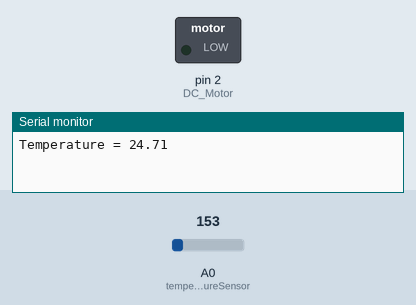
A sketch run on a simulated Arduino Uno, built with avr-gcc and run on an emulated ATmega328P. Shown: switched loads named in the sketch (green lamp = pin HIGH), the last lines printed to the serial monitor. Inputs (shaded band) come from the test bench; at power-on: A0 (temperatureSensor) = 153.

Above: at 0.1 s.
At 1.1 s:
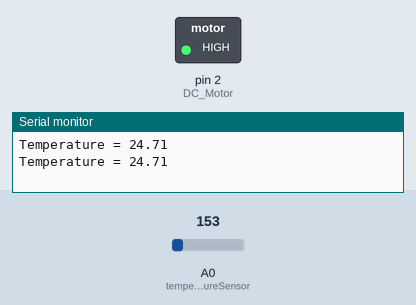
Timing chart, 0 to 2.6 s (numbered marks = the images above):
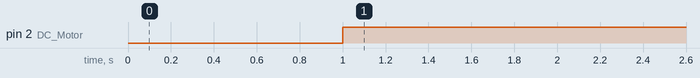

Measured:
- by itself, pin 2 (DC_Motor): LOW → HIGH at 1.0 s

The sketch:

temperature_control1.ino
```cpp
#define temperatureSensor A0
#define DC_Motor 2

void setup() {

  pinMode(DC_Motor, OUTPUT);
  Serial.begin(9600);
}

void loop()
{

  int value = analogRead(temperatureSensor);
  float volt = value * (5.0/ 1024.0);
  float temp = (volt - 0.5) * 100;
  Serial.print("Temperature = ");
  Serial.println(temp);
  delay(1000);
  if(temp>=25){

    digitalWrite(DC_Motor , LOW);

  }
  else {

  	digitalWrite(DC_Motor , HIGH);
  }

}
```
